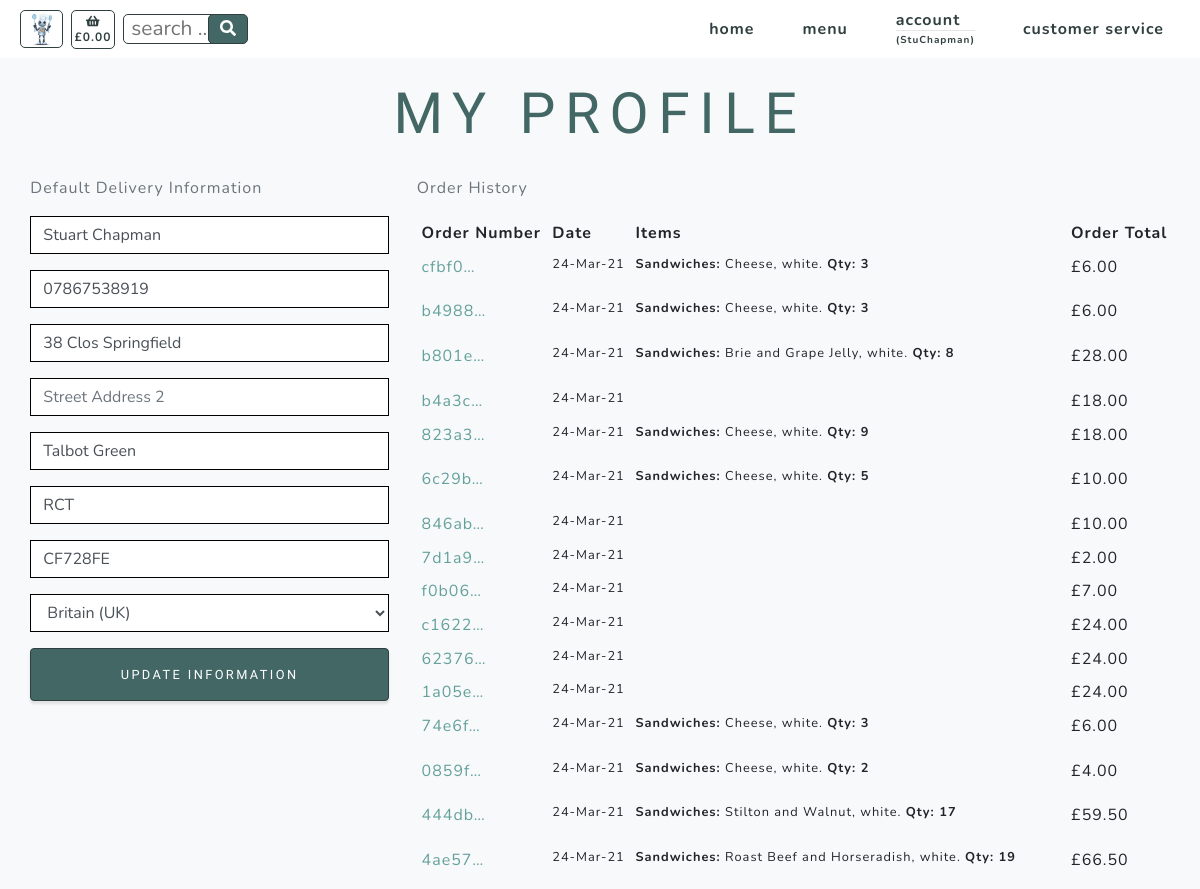
/profiles/ (signed in, upper part), run on an earlier commit of the app's database.
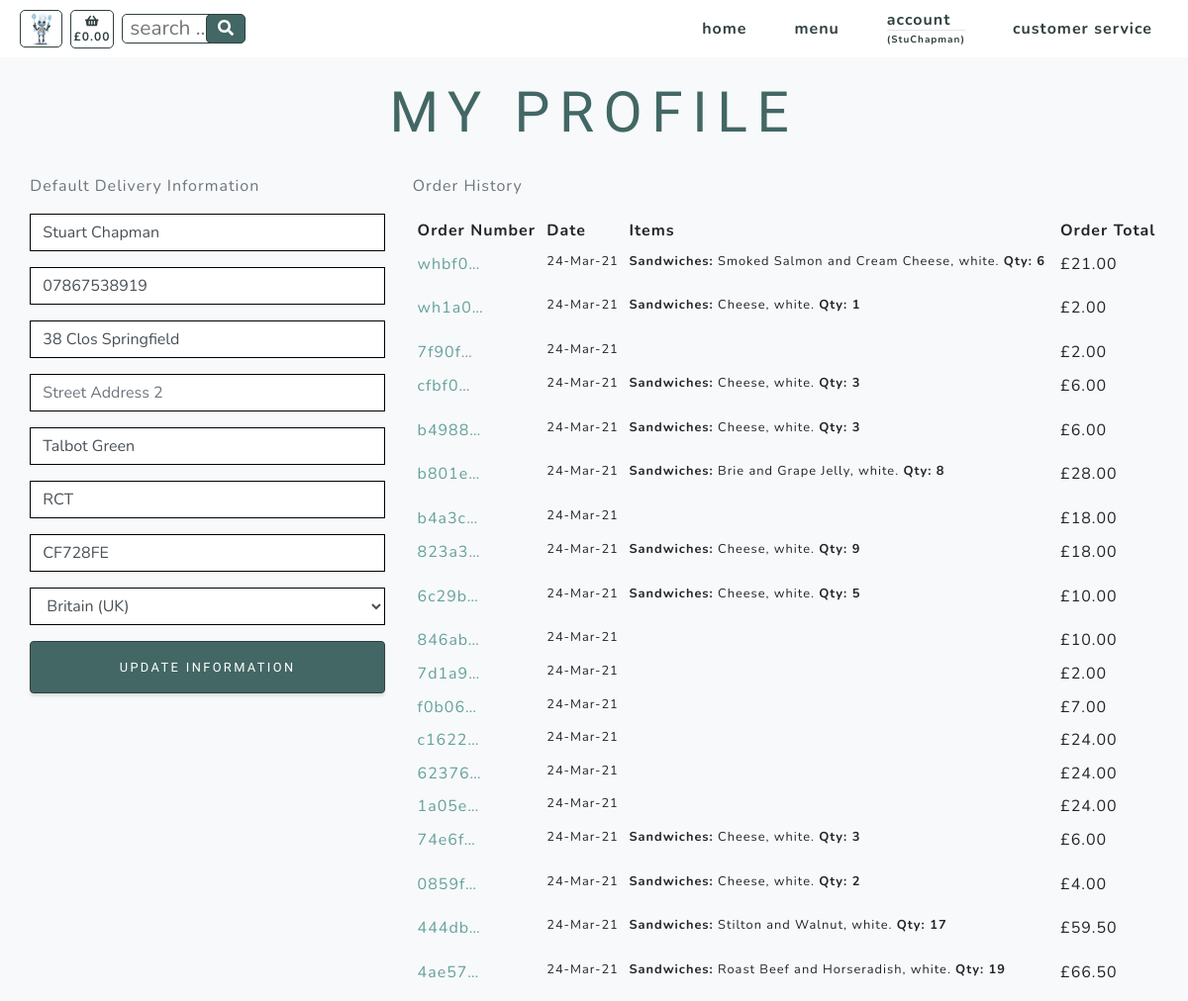
And on a later commit of the database.
### checkout/models.py (models this page shows, shortened)
class Order(models.Model):
    customer_name = models.CharField(max_length=50, null=False, blank=False)
    order_number = models.CharField(max_length=32, null=False, editable=False)
    cookie = models.CharField(max_length=32, null=False, editable=False)
    full_name = models.CharField(max_length=50, null=False, blank=False)
    email = models.EmailField(max_length=254, null=False, blank=False)
    phone_number = models.CharField(max_length=20, null=False, blank=False)
    country = CountryField(blank_label='Country *', null=False, blank=False)
    postcode = models.CharField(max_length=20, null=True, blank=True)
    town_or_city = models.CharField(max_length=40, null=False, blank=False)
    street_address1 = models.CharField(max_length=80, null=False, blank=False)
    street_address2 = models.CharField(max_length=80, null=True, blank=True)
    county = models.CharField(max_length=80, null=True, blank=True)
    date = models.DateTimeField(auto_now_add=True)
    delivery_cost = models.DecimalField(max_digits=6, decimal_places=2, null=False, default=0)
    order_total = models.DecimalField(max_digits=10, decimal_places=2, null=False, default=0)
    grand_total = models.DecimalField(max_digits=10, decimal_places=2, null=False, default=0)
    stripe_pid = models.CharField(max_length=254, null=False, blank=False, default='')
    user_profile = models.ForeignKey(UserProfile, on_delete=models.SET_NULL,
                                     null=True, blank=True,
                                     related_name='orders')

class Order_items(models.Model):
    class Meta:
        verbose_name_plural = 'Order_items'
    order_number = models.CharField(max_length=32, null=False, editable=False)
    cookie = models.CharField(max_length=32, null=False, editable=False)
    item_number = models.DecimalField(max_digits=8, decimal_places=0)
    category = models.CharField(max_length=254)
    name = models.CharField(max_length=254)
    servings = models.DecimalField(max_digits=3, decimal_places=0)
    option = models.CharField(max_length=254)
    total_price = models.DecimalField(max_digits=6, decimal_places=2, null=True, blank=True)

### products/models.py (models this page shows, shortened)
class Options(models.Model):
    class Meta:
        verbose_name_plural = 'Options'
    category = models.ForeignKey('Category', null=True, blank=True,
                                 on_delete=models.SET_NULL)
    id_no = models.CharField(max_length=254, null=True)
    option1 = models.CharField(max_length=24)
    option2 = models.CharField(max_length=24)
    option3 = models.CharField(max_length=24)

### profiles/views.py (the view)
# urls.py: path('', views.profile, name='profile'),
@login_required
def profile(request):
    profile = get_object_or_404(UserProfile, user=request.user)
    if request.method == 'POST':
        form = UserProfileForm(request.POST, instance=profile)
        if form.is_valid():
            form.save()
            messages.success(request, 'Profile updated successfully')
        else:
            messages.success(request, 'There was an error updating your profile - please try again')
    else:
        form = UserProfileForm(instance=profile)
    options = Options.objects.all()
    orders = Order.objects.filter(customer_name=profile)
    items = Order_items.objects.none()
    x = -1
    for order in orders:
        x = x + 1
        order_number = Order.objects.filter(customer_name=profile)[x].order_number
        order_items = Order_items.objects.filter(order_number=order_number)
        items = items | order_items
    orders = orders.order_by('-date')
    context = {
        'form': form,
        'orders': orders,
        'items': items,
        'options': options,
        'on_profile_page': True
    }
    return render(request, 'profiles/profile.html', context)

### profiles/forms.py
class UserProfileForm(forms.ModelForm):
    class Meta:
        model = UserProfile
        exclude = ('user',)
    def __init__(self, *args, **kwargs):
        super().__init__(*args, **kwargs)
        placeholders = {
            'default_full_name': 'Full Name',
            'default_phone_number': 'Phone Number',
            'default_postcode': 'Postal Code',
            'default_town_or_city': 'Town or City',
            'default_street_address1': 'Street Address 1',
            'default_street_address2': 'Street Address 2',
            'default_county': 'County, State or Locality',
        }
        self.fields['default_phone_number'].widget.attrs['autofocus'] = True
        for field in self.fields:
            if field != 'default_country':
                if self.fields[field].required:
                    placeholder = f'{placeholders[field]} *'
                else:
                    placeholder = placeholders[field]
                self.fields[field].widget.attrs['placeholder'] = placeholder
            self.fields[field].widget.attrs['class'] = 'border-black rounded-0 profile-form-input'
            self.fields[field].label = False

### profiles/templates/profiles/profile.html (shortened to what this page needs)
{% extends "base.html" %}
{% load static %}
{% block content %}
    <section class="products-section bg-light" id="products">
        <div class="container">
            <div class="row justify-content-center no-gutters">
                <div class="col-xl-12">
                    <h1 class="product-text-one mx-auto text-uppercase text-center flex-margin-b text-blue">My Profile</h1>
                </div>
                <div class="row">
                    <div class="px-3 col-12 col-lg-4">
                        <p class="text-muted">Default Delivery Information</p>
                        <form class="mt-3" action="{% url 'profile' %}" method="POST" id="profile-update-form">
                            {{ form|crispy }}
                            <button class="width-100 border-solid masthead-button btn btn-primary js-scroll-trigger float-right">Update Information</button>
                        </form>
                    </div>
                    <div class="col-12 col-lg-8">
                        <p class="text-muted">Order History</p>
                        <div class="order-history table-responsive">
                            <table class="table table-sm table-borderless">
                                <thead>
                                    <tr>
                                        <th>Order Number</th>
                                        <th>Date</th>
                                        <th>Items</th>
                                        <th>Order Total</th>
                                    </tr>
                                </thead>
                                <tbody>
                                    {% for order in orders %}
                                        <tr>
                                            <td>
                                                <a href="{% url 'order_success' order.order_number %}"
                                                title="{{ order.order_number }}">
                                                    {{ order.order_number|truncatechars:6 }}
                                                </a>
                                            </td>
                                            <td class="small">{{ order.date|date:'d-M-y' }}</td>
                                            <td>
                                                <ul class="list-unstyled">
                                                    {% for item in items %}
                                                        {% if item.order_number == order.order_number %}
                                                            <li class="small">
                                                                {% if item.option == "selected-one" %}
                                                                    {% for option in options %}
                                                                        <b>{{ item.category.title }}:</b> {{ item.name }}, {{ option.option1 }}. <b>Qty: {{ item.servings }}</b>
                                                                    {% endfor %}
                                                                {% endif %}
                                                            </li>
                                                        {% endif %}
                                                    {% endfor %}
                                                </ul>
                                            </td>
                                            <td>£{{ order.order_total }}</td>
                                        </tr>
                                    {% endfor %}
                                </tbody>
                            </table>
                        </div>
                    </div>
                </div>
            </div>
        </div>
    </section>
{% endblock %}

What changed in the data, as far as the page shows it:
added Order: order_number "whbf0…", date "24-Mar-21", order_total "21.00", Options (option1 "white")
added Order_items: category "Sandwiches", name "Smoked Salmon and Cream Cheese", servings "6", Options (option1 "white")
added Order: order_number "wh1a0…", date "24-Mar-21", order_total "2.00", Options (option1 "white")
added Order_items: category "Sandwiches", name "Cheese", servings "1", Options (option1 "white")
added Order: order_number "7f90f…", date "24-Mar-21", order_total "2.00"
